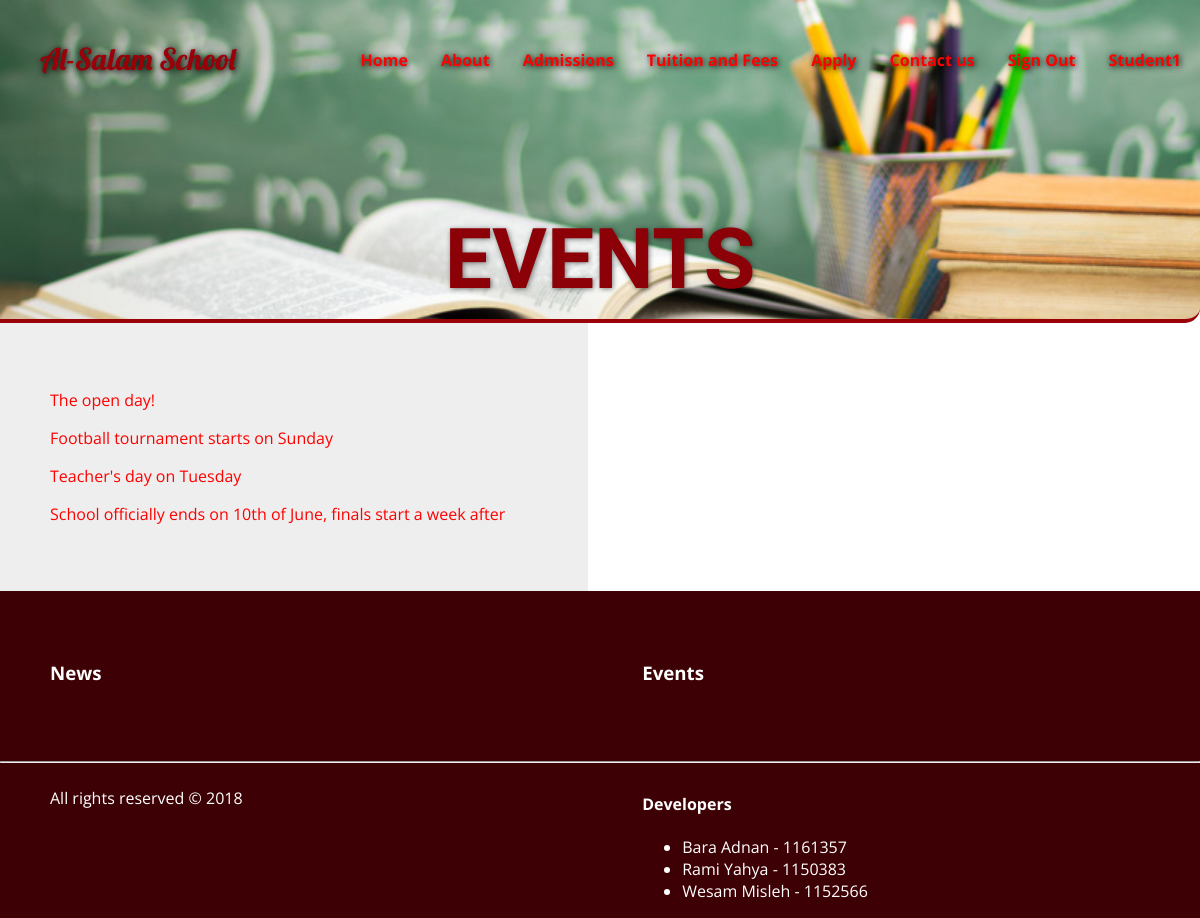
Screenshot of /events.php (signed in) with the database file from the repository.
### tables this page shows
CREATE TABLE IF NOT EXISTS `events` (
  `eventID` int(11) NOT NULL,
  `short_story` varchar(1000) NOT NULL,
  `full_story` varchar(10000) NOT NULL
);

### src/php/DatabaseAPI.php (called while the page is built, shortened)
<?php
class Database
{
    private static $conn = null;
    public function __construct()
    {
        $dbName = '' ;
        $dbHost = 'studentswebprojects.ritaj.ps';
        $dbUsername = '';
        $dbUserPassword = '';
        try {
            self::$conn = new PDO('mysql:host='.$dbHost.';dbname='.$dbName, $dbUsername, $dbUserPassword);
            self::$conn->setAttribute(PDO::ATTR_ERRMODE, PDO::ERRMODE_EXCEPTION);
        }
        catch(PDOException $e)
        {
            echo "Connection failed: " . $e->getMessage();
        }
    }
    public function select($arr, $table, $cond, $group, $having, $order, $limit)
    {
        $stmt = "select ";
        $stmt .= implode(", ", $arr);
        if ($cond != null)
        {
            $stmt .= " from " . $table . " where " . $cond;
        }
        else
        {
            $stmt .= " from " . $table;
        }
        if($order != null)
        {
            $stmt .= " order by " . $order;
        }
        $sql = self::$conn->prepare($stmt);
        $sql->execute();
        return $sql->fetchAll(PDO::FETCH_ASSOC);
    }
}
?>

### src/events.php (the view)
<?php
  require_once('php/header.php');
?>
    <main class="bg">
      <section class="full-width styledMain">
        <h1>Events</h1>
      </section>
    </main>
    <main class="maincontent half" id="maCont">
    <?php
      require_once 'php/DatabaseAPI.php';
      $db = new Database();
      $data = $db->select(array("short_story", "full_story"), "events", null, null, null, "eventID desc", null);
      foreach($data as $event)
      {
        echo '<p><a value="' . $event['full_story'] . '">' . $event['short_story'] . '</a></p>';
      }
    ?>
    </main>
    <div class="half" id="expand"></div>
<?php
  require_once('php/footer.php');
?>

### src/css/main.css (style rules this page uses)
body { margin: 0; font-family: 'Open Sans', sans-serif; }
a { color: white; text-decoration: none; }
.bg { padding-top: 200px; background: url('../images/header.jpg'); background-size: cover; background-position: center; height: auto; border-style: solid; border-color: #990008; border-width: 0px 0px 4px 0px; border-radius: 0px 0px 15px 0px; }
main { width: 100%; }
main > section { box-sizing: border-box; padding: 10px }
.full-width { width: 100%; }
.styledMain h1 { font-family: 'Signika', cursive; font-size: 7vw; margin: 0; text-align: center; color: #8c0007; text-shadow: 1px 1px 5px rgba(0,0,0,0.5); text-transform: uppercase; }
::placeholder { color: #990008; opacity: 1; }
.maincontent { padding: 20px 20px; background: #eee; box-sizing: border-box; }
.half { padding: 50px; vertical-align: top; width: 49%; display: inline-block; box-sizing: border-box; }
#expand { color: #3d0004; font-weight: bold; }
main > p > a { color: red; }

### rows the page displays
events: short_story "The open day!"
events: short_story "Football tournament starts on Sunday"
events: short_story "Teacher's day on Tuesday"
events: short_story "School officially ends on 10th of June, finals start a week after"

### other values shown
$_SESSION['username'] "Student1"
